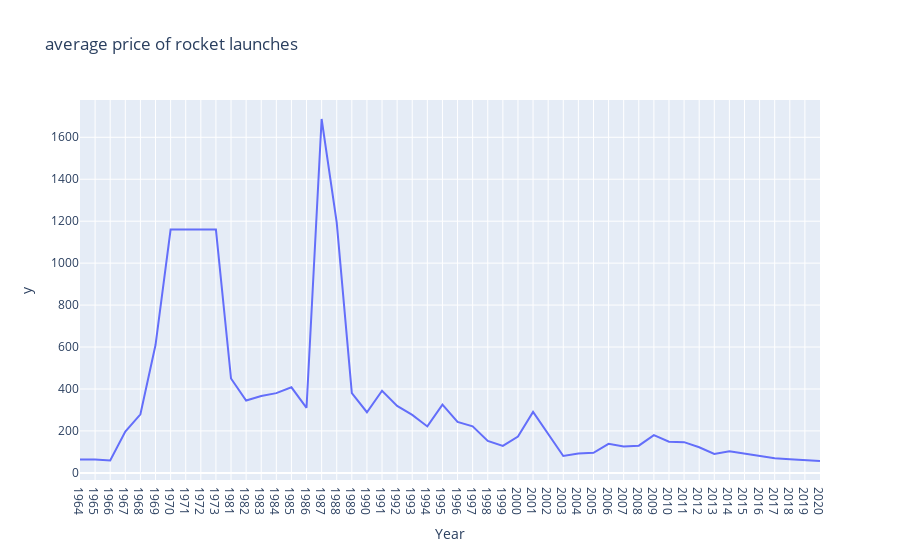

The code cell stored with this chart in its notebook:
### Markdown cell above
# How has the Launch Price varied Over Time? 

Create a line chart that shows the average price of rocket launches over time.

### Code cell
avg_price_per_year = df.groupby('Year')['Price'].mean()



chart = px.line(avg_price_per_year, x=avg_price_per_year.index,

                y=avg_price_per_year.values,

                title='average price of rocket launches')



chart.show()

### Figure 1 — Plotly figure (JSON) as saved in the notebook; plotly's stock layout.template omitted (floating-point values rounded to 4 significant figures)
{"data": [{"hovertemplate": "Year=%{x}<br>y=%{y}<extra></extra>", "legendgroup": "", "line": {"color": "#636efa", "dash": "solid"}, "marker": {"symbol": "circle"}, "mode": "lines", "name": "", "orientation": "v", "showlegend": false, "type": "scatter", "x": ["1964", "1965", "1966", "1967", "1968", "1969", "1970", "1971", "1972", "1973", "1981", "1982", "1983", "1984", "1985", "1986", "1987", "1988", "1989", "1990", "1991", "1992", "1993", "1994", "1995", "1996", "1997", "1998", "1999", "2000", "2001", "2002", "2003", "2004", "2005", "2006", "2007", "2008", "2009", "2010", "2011", "2012", "2013", "2014", "2015", "2016", "2017", "2018", "2019", "2020"], "xaxis": "x", "y": [63.23, 63.23, 59, 196.6, 279.2, 609.5, 1160, 1160, 1160, 1160, 450, 345.2, 366.2, 380.1, 408.1, 310.3, 1687.0, 1193.0, 380.8, 289.1, 391.4, 319.3, 276.7, 221.5, 325, 243.2, 221.7, 152.1, 128.5, 173.1, 290.7, 185.6, 80.51, 92.74, 95.79, 138.6, 125.7, 129.7, 180.3, 148.4, 146.6, 122.3, 90.55, 102.6, 91.55, 79.46, 69.49, 64.75, 59.61, 56.65], "yaxis": "y"}], "layout": {"legend": {"tracegroupgap": 0}, "title": {"text": "average price of rocket launches"}, "xaxis": {"anchor": "y", "domain": [0, 1], "title": {"text": "Year"}}, "yaxis": {"anchor": "x", "domain": [0, 1], "title": {"text": "y"}}}}
